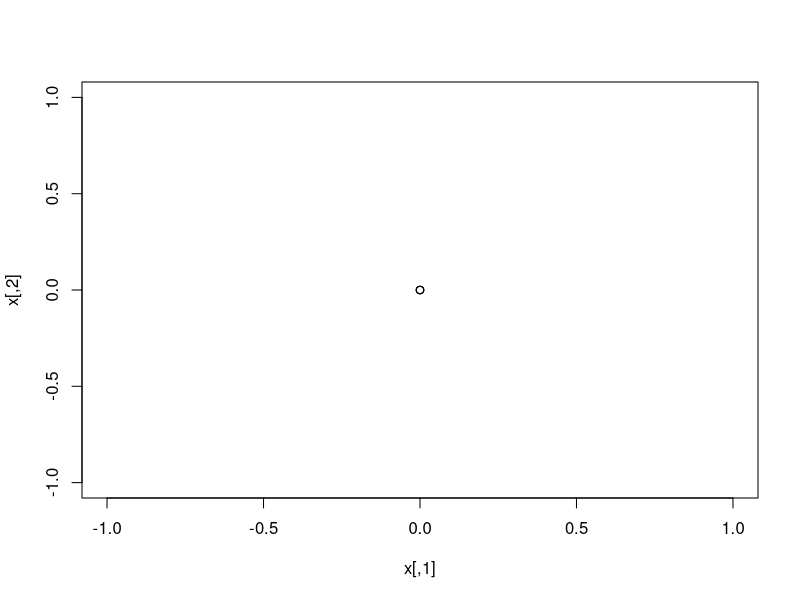

Reproduce this figure in R. (Note: this script raises an error after producing the figure.)
## ---- chunk 1
x = matrix(0, nrow = 3, ncol = 5)

# class - says how the object behaves
class(x)

x2 = x
x2[1.1] = 1

class(x2)

x3 = x2 + x2
class(x3)

# NOT the SIR plot
plot(x)

# put the new class in front of the existing classes
# classes
class(x2) = c("SIRmatrix", class(x2))

# [1] "SIRmatrix "matrix "array"
# most specific.. to... least specific
class(x2)

# When R looks for a method to use, it uses the most specific one that it finds
# All s3 methods for plot:

# defined a NEW s3 method for matrix plotting
# class(x) contains "matrix"
# then this matrix is used.
plot.matrix = function(x, ...) { # remember: '...' allows any parameter
  plot(x)
}

plot(x)
class(x)

plot.SIRmatrix = function(x) {
  image(x)
}

# Call it directly: 
plot.SIRmatrix(x2)
class(x2)

# What will I see?
# Is it going to use plot.SIRmatrix or plot.matrix?
plot(x2) # uses plot.SIRmatrix since it's the most specific class for x2
class(x)
plot(x) # using plot.matrix since the class of 'x' is not SIRmatrix

# plotting method for SIRmatrix
plot.SIRmatrix = function(x) {
  image(x)
}

# write a summary method and call
summary.SIRmatrix = function(x) {
 list(n_infected = sum(x == 1), dim = dim(x)) 
}

summary(x2)

# if you're going to define methods in R, the 1st ones to write are: 
# plot() and summary(), as these are most common & users are familiar
## ---- chunk 2
x = list (1, 1:2, 1:3, 1:4)
x

x[[1]][[1]]

# Suppose I want the last element for every element in x
c(1,2,3,4)

getlast <- function(y) {
  # return the last element from y
  y[length(y)]
}
z = 1:10
getlast(z)

x = list (1,1:2,1:4,1:8,1:16)
x 


# Want to get the last element from every element of x
# There has to be a better way...
c(getlast(x[[1]]),
  getlast(x[[2]]),
  getlast(x[[3]]),
  getlast(x[[4]]),
  getlast(x[[5]])
  )

# Better way: use lapply! (listapply)
lapply(x,getlast)

# Convert to a vector
unlist(lapply(x,getlast))

# Simplify 
sapply(x,getlast)

# What kind of arguments does lapply accept?
# x is a list
# FUN is a function

y = list(1:2, 1:4, 1:8, 1:16)

# Task: Use sapply to get the 2nd element from each element of y
get2 = function(z) z[2]
sapply(y, get2)

# Another way:
apply(y, '[', 2)
y[2]

# Same as:
'['(y,2) # Oddly, '['is just another function, the backticks identify it
